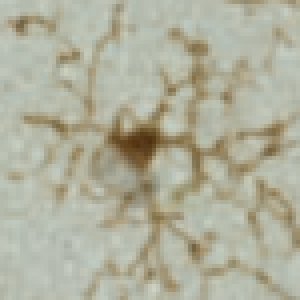
#> input picture matched_filter/signal.png, 75 x 75 px (shown 4 times larger)
$ jupyter execute matched_filter_tutorial.ipynb   (shell and % lines are left out)   (older library calls are emulated)
#> lines starting #> are read from the running program, lines starting #| are printed output that depends on the picture
[cell 1]
"""
Performs basic matched filter test by FFT-correlating a measured signal with an input signal/filter
"""
# import modules we'll need
import numpy as np
import scipy.fftpack as fftp
from scipy import ndimage
import cv2
import matplotlib.pylab as plt

[cell 2]
import imutils

[cell 3]
##
## Basic steps of matched filtering process
##
def matchedFilter(
  dimg, # imgs wherein signal (filter) is hypothesized to exist
  daFilter,# signal
  parsevals=False,
  demean=True
  ):

  ### Check to see if the image is 2D or 3D. cv2 algorithm is a bit quicker for 2D but it\
      #is not compatible with 3D images
  if len(np.shape(dimg)) == 3:
    if isinstance(daFilter, list):
      # this indicates that we've decomposed the filter for sequential filtering
      h = sequential_filtering(dimg, daFilter)

    else:
      # Use scipy ndimage routine to convolve the 3D image and Filter
      h = ndimage.convolve(dimg,daFilter)#,mode='mirror')
  else:
    useCV2 = True
    if useCV2:
      if isinstance(daFilter, list):
        # this indicates that we've decomposed the filter for sequential filtering
        h = sequential_filtering(dimg, daFilter)

      else:
        h = cv2.filter2D(dimg,-1,daFilter)

    else:
      # placeholder for 'noise' component (will refine later)
      fsC = np.ones(np.shape(dimg))

      ## prepare img
      # demean/shift img
      if demean:
        sdimg = fftp.fftshift(dimg - np.mean(dimg))
      else:
        sdimg = fftp.fftshift(dimg)
      # take FFT
      fsdimg = fftp.fft2(sdimg)

        ## zero-pad filter
      si = np.shape(dimg)
      sf = np.shape(daFilter)
      # add zeros
      zeropad = np.zeros(si)
      zeropad[:sf[0],:sf[1]]=daFilter
      # shift original ligand by its Nyquist
      szeropad = np.roll(\
        np.roll(zeropad,-sf[0]/2+si[0]/2,axis=0),-sf[1]/2+si[1]/2,axis=1)
      f= szeropad

      ## signal
      # shift,demean filter
      if demean:
        sfilter = fftp.fftshift(f- np.mean(f))
      else:
        sfilter = fftp.fftshift(f)
      # take FFT
      fsfilter= fftp.fft2(sfilter)

      ## matched filter
      fsh = fsdimg * fsfilter / fsC
      #fsh = np.real( fsh )
      sh = fftp.ifft2(fsh)
      h = fftp.ifftshift(sh)
      h = np.real(h)

      ## apply parsevals
      if parsevals:
        h *= 1/np.float(np.prod(np.shape(h)))
  return h

[cell 4]
def add_gaussian_noise(image,var=0.1,mean=0.0):
    """
    add gaussian noise to image
    """
    dimes = image.shape
    mean = mean
    sigma = var**0.5
    gauss = np.random.normal(mean,sigma,dimes)
    #gauss = gauss.reshape(dimes)
    noisy = image + gauss
    return noisy

[cell 5]
def sequential_filtering(dimg,daFilter_list):
  '''Function to perform sequential filtering of 'dimg' given a list of filters.
  This is advantageous since there is a massive speedup for large 2D or 3D filters that can be
  linearly decomposed.'''

  # [8 lines of commented-out code are left out]
  for filt in daFilter_list:
    dimg = ndimage.convolve(dimg, filt)

  return dimg

[cell 6]
def construct_test_image(filternames,perct=None, nRows=10,nCols=50):
    '''
    construct a test image (size = nRows x nCols all_signals) using filternames (a list containts the name)
    and the percentage of each filter
    '''
    filter_dimes = np.shape(all_signals[filternames[0]])
    image_size_x = filter_dimes[0]*nRows
    image_size_y = filter_dimes[1]*nCols

    test_image = np.ones((image_size_x,image_size_y))


    numall_signals = len(filternames) # the number of all_signals

    for m in np.arange(nRows):
        for n in np.arange(nCols):
            prob = np.random.rand()
            for j in np.arange(numall_signals):
                    if j == 0:
                        left = 0
                    else:
                        left = np.sum(perct[0:j])
                    right = left + perct[j]
                    if prob >= left and prob <= right:
                        indx = j

            test_image[m*filter_dimes[0]:(m+1)*filter_dimes[0],\
                        n*filter_dimes[1]:(n+1)*filter_dimes[1]] = all_signals[filternames[indx]]

    # now add some gaussian noise
    test_image = add_gaussian_noise(test_image,var=100)

    return test_image

[cell 7]
# load in the signal (cell)
signal = cv2.imread('signal.png',0) #read in as gray-scale
#> signal: shape (75, 75); min 52, max 206, mean 173.2
signal = 255 - signal # invert the white/black so that cell body is white and background is black
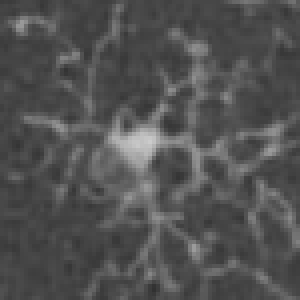
#> signal: shape (75, 75) (shown 4 times larger); min 49, max 203, mean 81.8

# construct a test image using the singal with some gassuain noise added
testimage = add_gaussian_noise(signal,var=100,mean=50)
#> in add_gaussian_noise, `noisy = image + gauss`:
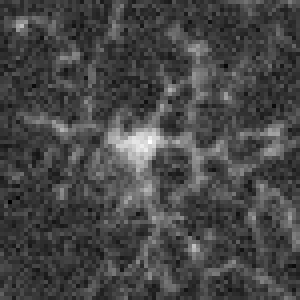
#> noisy: shape (75, 75) float64 (shown 4 times larger); min 77.6, max 271.6, mean 131.7; drawn with min black and max white

noise = testimage - signal
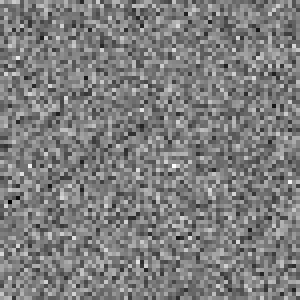
#> noise: shape (75, 75) float64 (shown 4 times larger); min 12.6, max 88.02, mean 49.8; drawn with min black and max white

[cell 8]
plt.subplot(1,3,1)
plt.imshow(signal,cmap='gray')
plt.title('signal')
plt.subplot(1,3,2)
plt.imshow(noise,cmap='gray')
plt.title('noise')
plt.subplot(1,3,3)
plt.imshow(testimage,cmap='gray')
plt.title('signal + noise')

[cell 9]
#Now try the match filter method
# The filter is essentially the signal, but as a filter (kernal), we usually
# need to make sure that the sum of all piexl intensity is 1

Filter = signal/np.sum(signal)
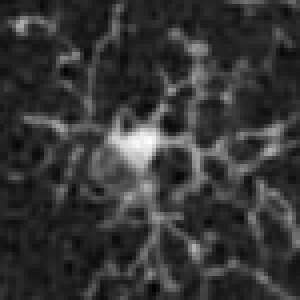
#> Filter: shape (75, 75) float64 (shown 4 times larger); min 0.000106, max 0.000441, mean 0.000178; drawn with min black and max white

[cell 10]
# Now try the match filter using the test image
testimage_response = matchedFilter(testimage,Filter)
noise_response = matchedFilter(noise,Filter)
#> call 2 of matchedFilter, with parsevals = False, demean = True
#> in matchedFilter (call 2), `h = cv2.filter2D(dimg,-1,daFilter)`:
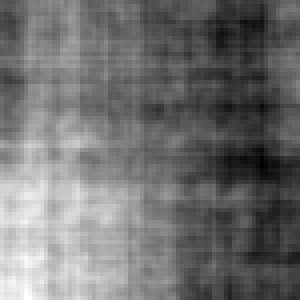
#> h: shape (75, 75) float64 (shown 4 times larger); min 49.45, max 50.29, mean 49.8; drawn with min black and max white

[cell 11]
vmax = np.max([np.max(noise_response),np.max(testimage_response)])
#> vmax = 136.9
plt.subplot(2,1,1)
plt.imshow(noise_response,cmap='rainbow')
plt.colorbar()
plt.xticks([])
plt.yticks([])
plt.title('response of pure noise to our signal')
plt.subplot(2,1,2)
plt.imshow(testimage_response,cmap='rainbow')
plt.title('response of test image \n (signal + noise) to our signal')
plt.colorbar()
plt.xticks([])
plt.yticks([])
plt.subplots_adjust(hspace=0.5)
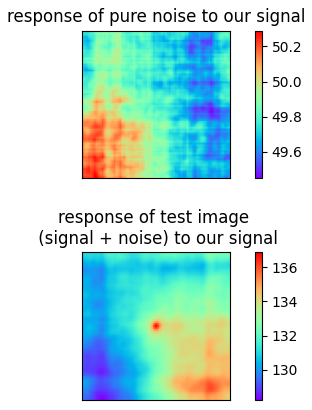
#> figure drawn by matplotlib, 4 panels

[cell 12]
# now construct a big test image using the signal and its rotated version
r90_signal = imutils.rotate(signal,90)
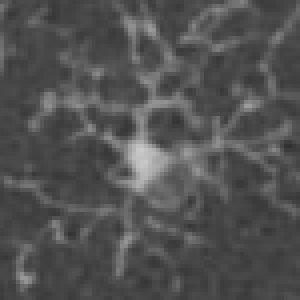
#> r90_signal: shape (75, 75) (shown 4 times larger); min 49, max 203, mean 81.8
all_signals = {
    'signal':signal,
    'r90_signal':r90_signal
}

[cell 13]
big_testImage1=construct_test_image(['signal'],[1],nRows=5,nCols=4) # using all nornal signals to construct the big test image
big_testImage2=construct_test_image(['signal','r90_signal'],[0.8,0.2],nRows=5,nCols=4) # using 80% nornal signals and 20% rotated signals
#> call 2 of construct_test_image, with nRows = 5, nCols = 4
#> after the loop in construct_test_image (call 2), `for m in np.arange(nRows):`:
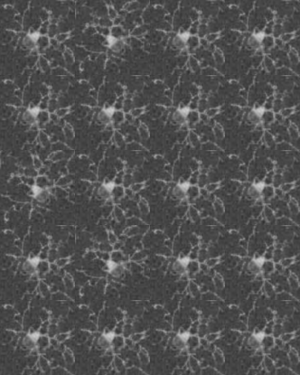
#> test_image: shape (375, 300) float64; min 49, max 203, mean 81.8

[cell 14]
plt.subplot(1,2,1)
plt.imshow(big_testImage1,cmap='gray')
plt.title('test image \n with 100% nornal signal')
plt.xticks([])
plt.yticks([])
plt.subplot(1,2,2)
plt.imshow(big_testImage2,cmap='gray')
plt.title("test image \n with 80% nornal signal \n and 20% rotated signal")
plt.xticks([])
plt.yticks([])

[cell 15]
# check the reponse
bigImage1_response = matchedFilter(big_testImage1,Filter)
bigImage2_response = matchedFilter(big_testImage2,Filter)
#> call 4 of matchedFilter, with parsevals = False, demean = True
#> in matchedFilter (call 4), `h = cv2.filter2D(dimg,-1,daFilter)`:
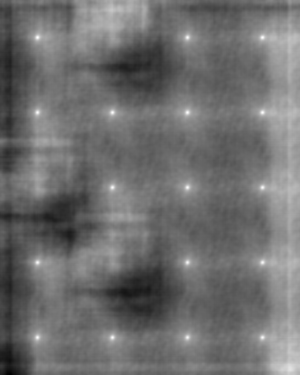
#> h: shape (375, 300) float64; min 77.71, max 87.38, mean 81.9; drawn with min black and max white

[cell 16]
plt.subplot(2,1,1)
plt.imshow(bigImage1_response,cmap='rainbow')
plt.colorbar()
plt.xticks([])
plt.yticks([])
plt.title('response of big test image 1 our signal')
plt.subplot(2,1,2)
plt.imshow(bigImage2_response,cmap='rainbow')
plt.title('response of big test image 2 our signal')
plt.colorbar()
plt.xticks([])
plt.yticks([])
plt.subplots_adjust(hspace=0.5)
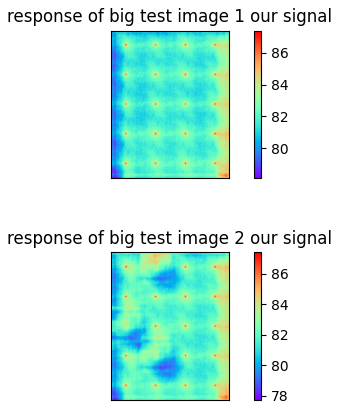
#> figure drawn by matplotlib, 4 panels
